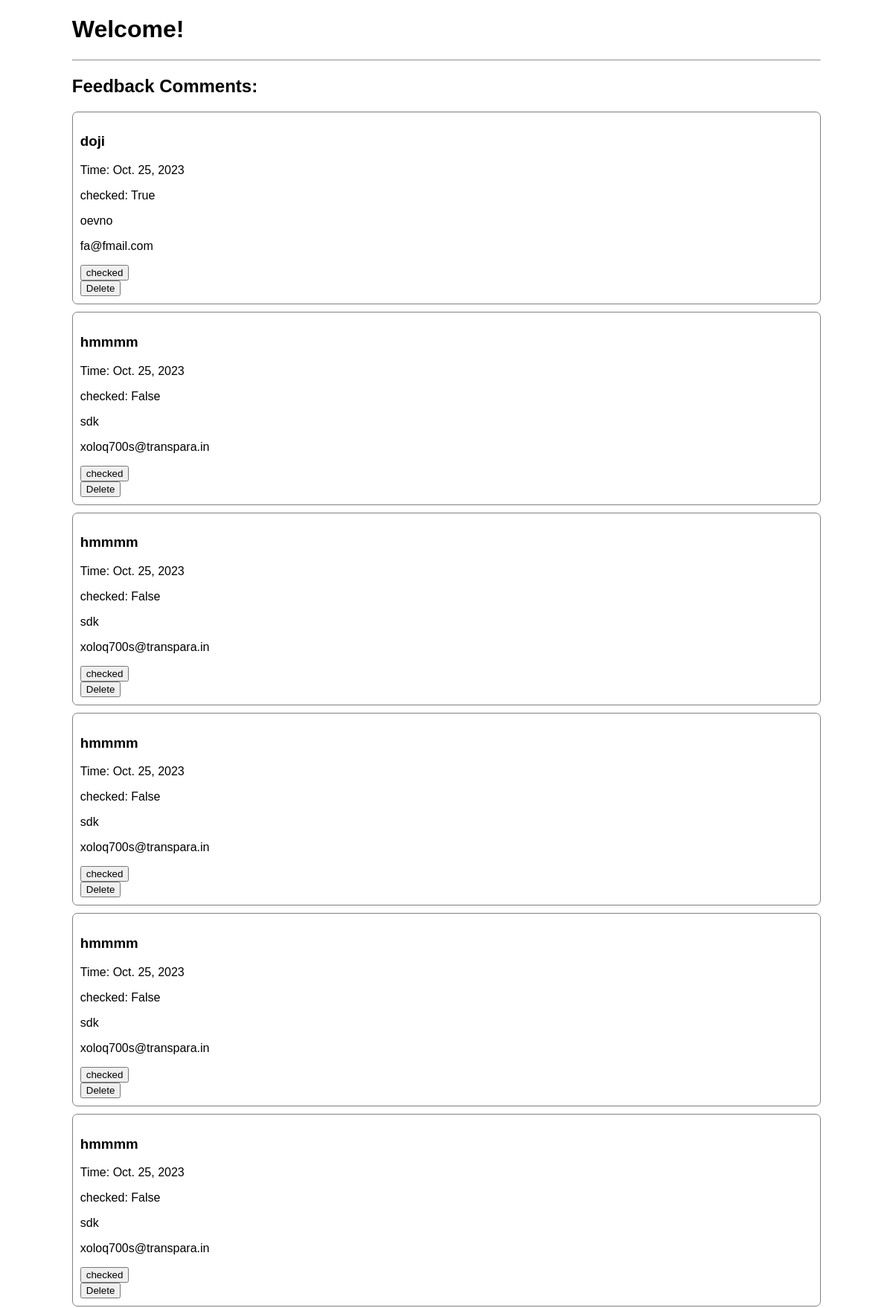
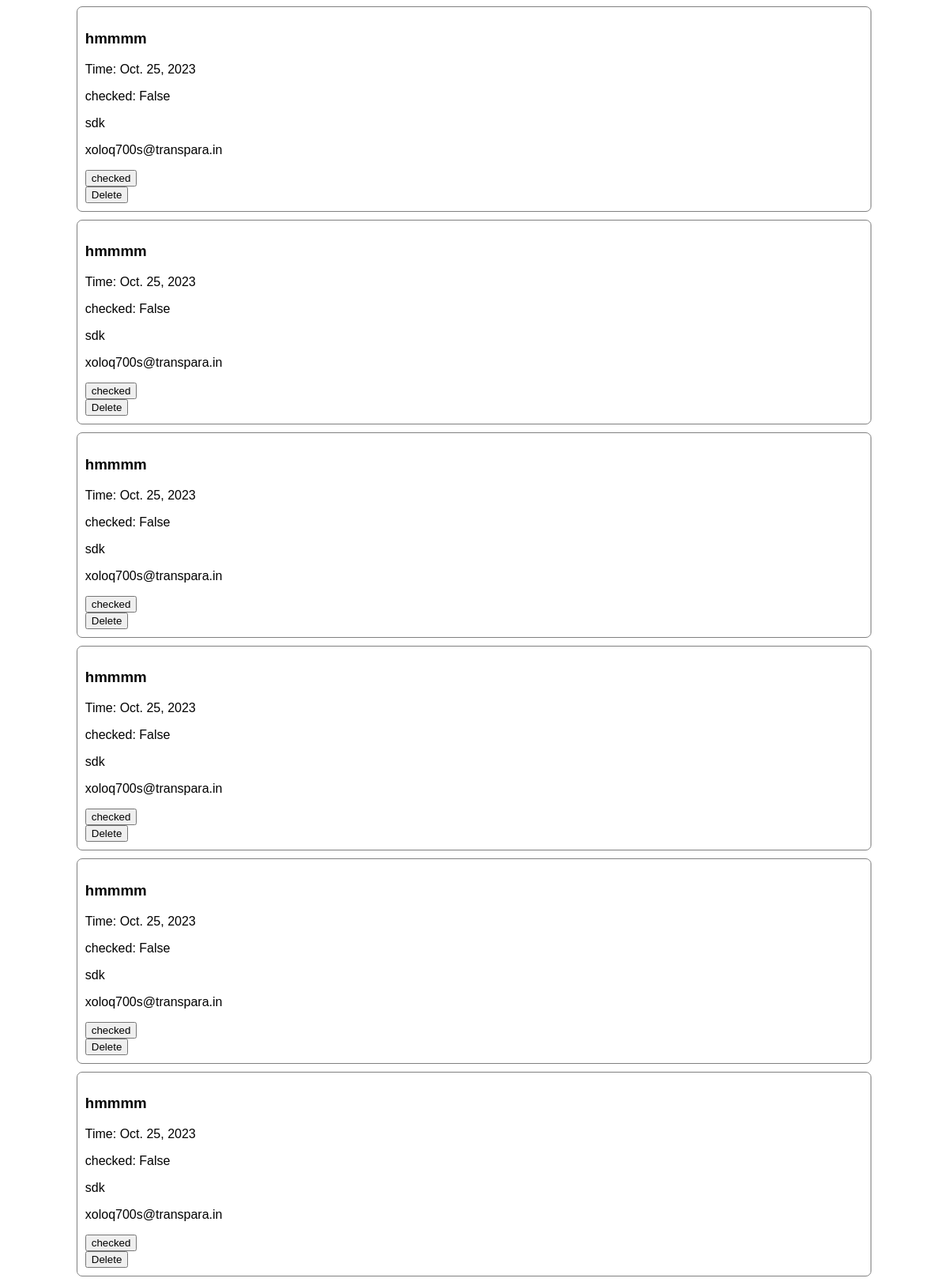
Screenshot of /superuser/ (signed in, upper part) with the database file from the repository (2 pictures, top to bottom).
### Blogs/models.py (models this page shows)
class FeedbackData(models.Model):
    topic_title = models.CharField(max_length=50)
    email = models.EmailField(max_length=254)
    feedbackmessage = models.TextField()
    currenttime = models.DateField(auto_now=True, auto_now_add=False)
    status = models.BooleanField()

### superuser/views.py (the view, shortened to what this page needs)
# urls.py: path('', views.SuperUserInterface, name="SuperUserInterface"),
def SuperUserInterface(request):
    m = "Not avaliable!"
    if request.user.is_authenticated:
        if request.user.is_superuser:
            fm = FeedbackData.objects.all()
            return render(request, "superuser/mainpage.html", {"fm":fm})
    return render(request, "superuser/mainpage.html", {"m":m})

### templates/superuser/mainpage.html (shortened to what this page needs)
{% load static %}
<!DOCTYPE html>
<html lang="en">
<head>
    <link rel="stylesheet" href="{% static "superuserpagecss.css"%}">
</head>
<body>
    <div class="cont">
        <h1 class="heading">Welcome!</h1>
        <hr>
        <h2>
            Feedback Comments:
        </h2>
        {% if fm %}
        {% for m in fm %}
        <div class="card">
            <h3 class="topictitle">{{m.topic_title}}</h3>
            <p>Time: {{m.currenttime}}</p>
            <p>checked: {{m.status}}</p>
            <p class="feedbacktext">{{m.feedbackmessage}}</p>
            <p class="emailText">{{m.email}}
            </p>
            <form method="post">
                <input type="submit" value="checked" id="greenCheckedBut">
            </form>
            <form method="post">
                <input type="submit" value="Delete" id="deleteRedBut">
            </form>
        </div>
        {% endfor %}
        {% endif %}
    </div>
</body>
</html>

### static/superuserpagecss.css (style rules this page uses)
body { font-family: sans-serif; }
.card { padding: 10px; border: 1px solid gray; border-radius: 7px; margin-bottom: 10px; }
.cont { width: 85%; margin: auto; }

### rows the page displays
FeedbackData: topic_title "doji", currenttime "Oct. 25, 2023", status "True", feedbackmessage "oevno", email "fa@fmail.com"
FeedbackData: topic_title "hmmmm", currenttime "Oct. 25, 2023", status "False", feedbackmessage "sdk", email "xoloq700s@transpara.in"
FeedbackData: topic_title "hmmmm", currenttime "Oct. 25, 2023", status "False", feedbackmessage "sdk", email "xoloq700s@transpara.in"
FeedbackData: topic_title "hmmmm", currenttime "Oct. 25, 2023", status "False", feedbackmessage "sdk", email "xoloq700s@transpara.in"
FeedbackData: topic_title "hmmmm", currenttime "Oct. 25, 2023", status "False", feedbackmessage "sdk", email "xoloq700s@transpara.in"
FeedbackData: topic_title "hmmmm", currenttime "Oct. 25, 2023", status "False", feedbackmessage "sdk", email "xoloq700s@transpara.in"
FeedbackData: topic_title "hmmmm", currenttime "Oct. 25, 2023", status "False", feedbackmessage "sdk", email "xoloq700s@transpara.in"
FeedbackData: topic_title "hmmmm", currenttime "Oct. 25, 2023", status "False", feedbackmessage "sdk", email "xoloq700s@transpara.in"
FeedbackData: topic_title "hmmmm", currenttime "Oct. 25, 2023", status "False", feedbackmessage "sdk", email "xoloq700s@transpara.in"
FeedbackData: topic_title "hmmmm", currenttime "Oct. 25, 2023", status "False", feedbackmessage "sdk", email "xoloq700s@transpara.in"
FeedbackData: topic_title "hmmmm", currenttime "Oct. 25, 2023", status "False", feedbackmessage "sdk", email "xoloq700s@transpara.in"
FeedbackData: topic_title "hmmmm", currenttime "Oct. 25, 2023", status "False", feedbackmessage "sdk", email "xoloq700s@transpara.in"
